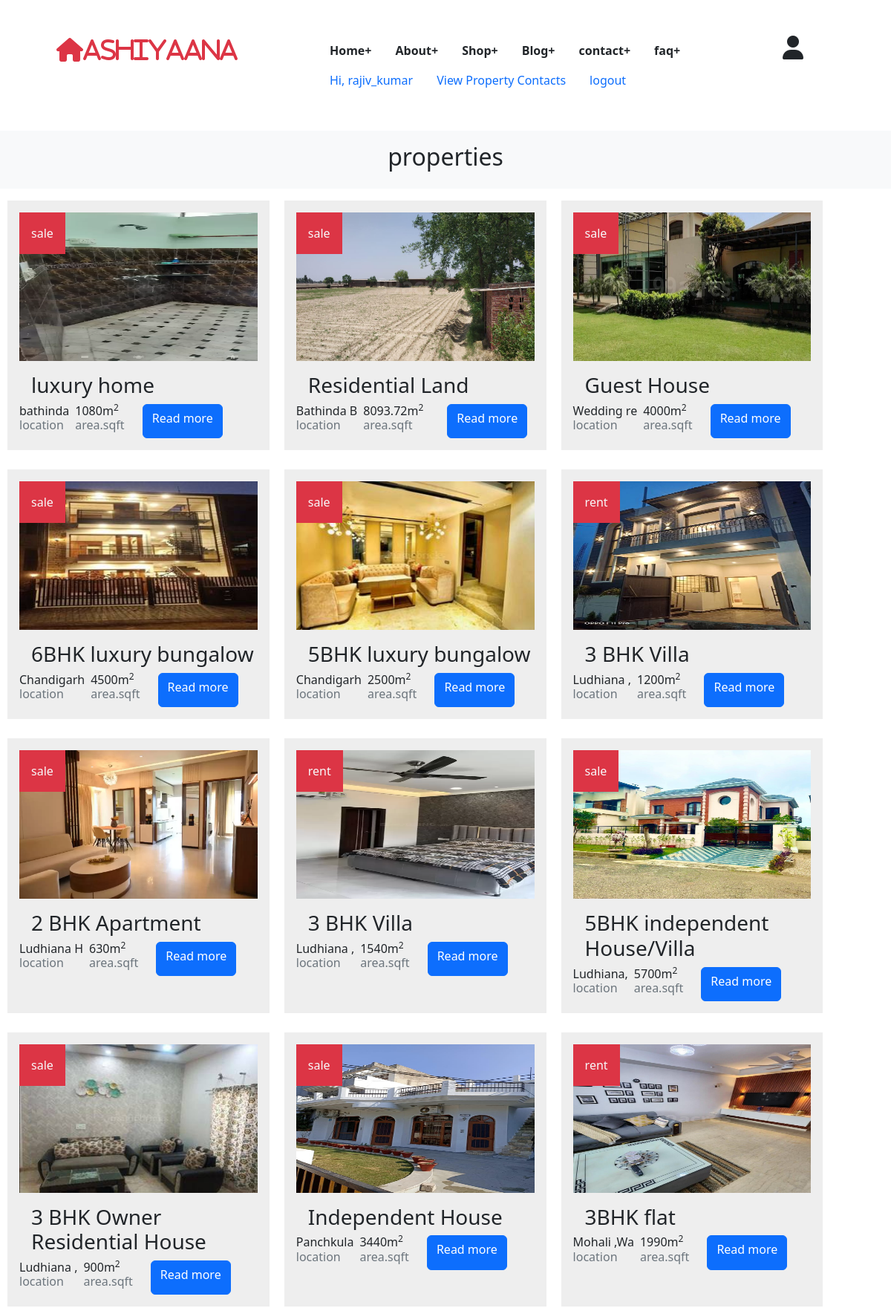
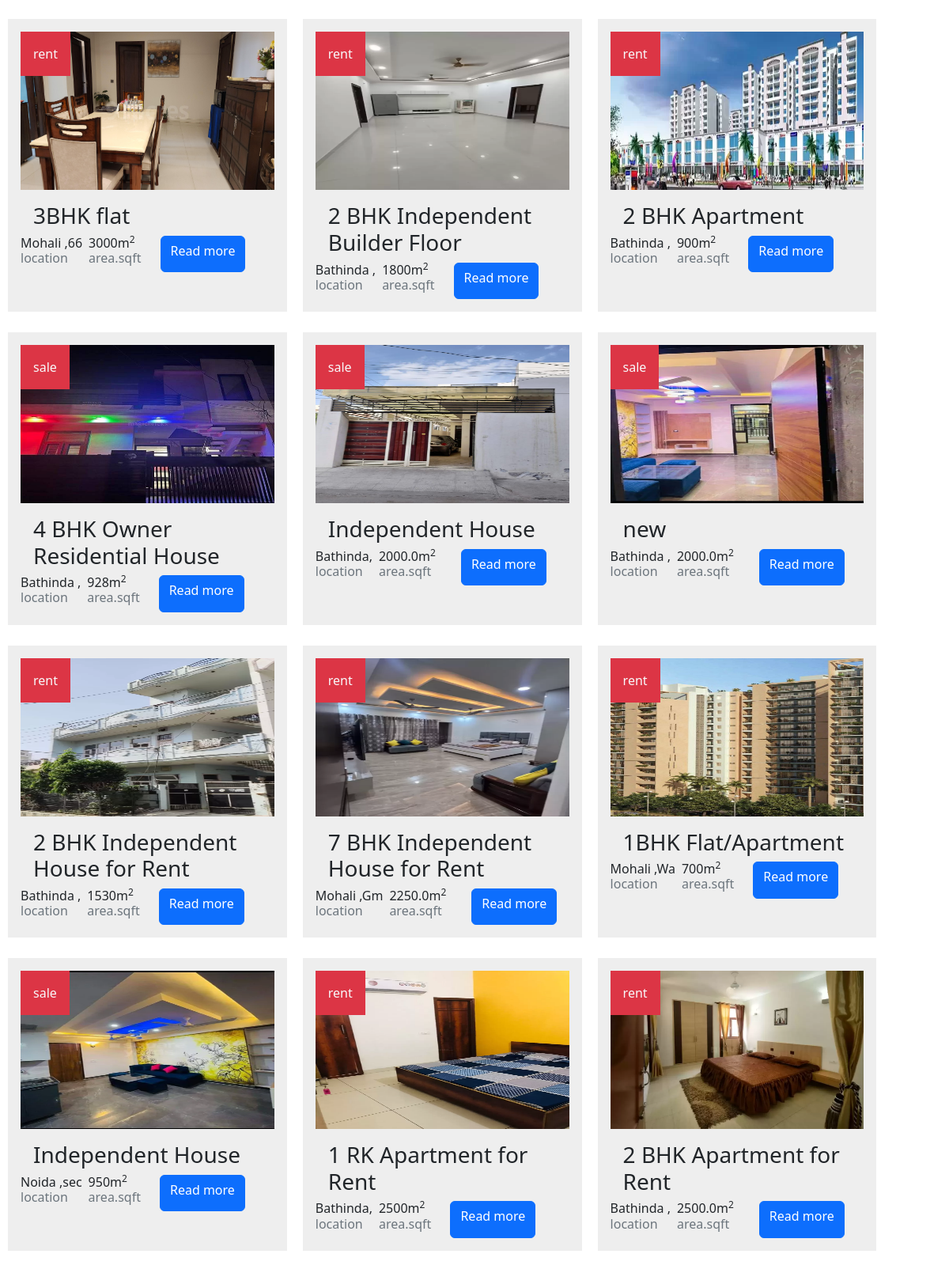
Page /shop (signed in, upper part) on the committed database (2 pictures, top to bottom).
### home/models.py (models this page shows, shortened)
class properties (models.Model):
    STATUSS=(
        ('new','new'),
        ('approved','approved')
    )
    title=models.CharField(max_length=100)
    property_type=models.CharField(max_length=100,choices=TYPE, default="")
    location=models.CharField(max_length=100,default="")
    map_location=models.TextField(default="")
    property_price=models.CharField(max_length=50)
    year_build=models.IntegerField()
    property_for=models.CharField(max_length=30,choices=REQUIREMENT, default="property for")
    description=HTMLField()
    no_of_floors=models.IntegerField(default="no of floors")
    no_of_rooms=models.IntegerField()
    no_of_bathrooms=models.IntegerField()
    area_sqft=models.CharField(max_length=50)
    parking=models.CharField(max_length=100, choices=OPTION, default="parking")
    photo1=models.ImageField(upload_to='properties/')
    photo2=models.ImageField(upload_to='properties/')
    photo3=models.ImageField(upload_to='properties/')
    photo4=models.ImageField(upload_to='properties/')
    contact_person=models.CharField( max_length=100)
    contact_no=models.CharField( max_length=100)
    userid=models.ForeignKey(User,on_delete=models.CASCADE,blank=True,null=True)
    status=models.CharField(max_length=20,default="approved",choices=STATUSS)
    class Meta:
        db_table="properties"

### home/views.py (the view)
# urls.py: path('shop',views.shop, ),
def shop(request):
    pro=properties.objects.filter(status='approved').order_by('-id')
    return render(request,"shop.html",{'pro':pro})

### templates/shop.html
{% extends 'base.html' %}
{% load static %}
{% block body %}
 <div class="row">
    <div class="col-md-12 text-center p-3 bg-light">
        <h2>properties</h2>
    </div>
    <div class="row">
    {% for s in pro %}
    <div id="box1" class="col-md-4 p-3  mt-3">
        <span class="bg-danger text-light p-3 position-absolute">{{ s.property_for }}</span>
        <img src="/media/{{ s.photo1 }}" width="100%" height="200px" >
        <h3 class="mt-3 ms-3 ">{{ s.title }}</h3>
        <div class="d-flex">
        <h6>{{s.location|slice:"0:10"}}<span class="ms-2 text-secondary"><br>location</span></h6>
        <h6>{{s.area_sqft}}m<SUP>2</SUP><span class="ms-2 text-secondary"><br>area.sqft</span></h6>
        <a href="/shopdetail/{{ s.id }}"  class="btn btn-primary  ms-4 ">Read more</a>
    </div>
    </div>
    {% endfor %}
</div>
{% endblock body%}

### templates/base.html (shortened to what this page needs)
{% load static %}
<!doctype html>
<html lang="en">
  <head>
    <link href="https://cdn.jsdelivr.net/npm/bootstrap@5.3.0-alpha1/dist/css/bootstrap.min.css" rel="stylesheet">
    <link href="https://getbootstrap.com/docs/5.3/assets/css/docs.css" rel="stylesheet">
    <link rel="stylesheet" href="{%static 'style.css'%}">
    <link href="https://unpkg.com/aos@2.3.1/dist/aos.css" rel="stylesheet">
  </head>
  <body>
    <div class="container-fluid">
  <header>
    <div class="row p-5">
      <div class="col-md-4" id="logo">
        <h2><i class="fa-solid fa-house text-danger ms-3 ">Ashiyaana</i></h2>
      </div>
      <div class="col-md-6 text-center">
        <nav>
          <ul class="nav">
            <li><a href="/index" class="nav-link text-dark fw-bold">Home+</li></a>
            <li><a href="/aboutus"class="nav-link text-dark fw-bold">About+</li></a>
            <li><a href="/shop" class="nav-link text-dark fw-bold">Shop+</li></a>
            <li><a href="/blog"class="nav-link text-dark fw-bold">Blog+</li></a>
            <li><a href="/contact"class="nav-link text-dark fw-bold">contact+</li></a>
            <li><a href="/faq"class="nav-link text-dark fw-bold">faq+</li></a>
            {% if user.is_authenticated %}
            <li><a href="/"  class="nav-link">Hi,  {{ user.username }}</a></li>
            <li><a href="/viewcomments/"  class="nav-link">View Property Contacts</a></li>
            <li><a href="/logout/" class="nav-link">logout</a></li>
            {% else %}
            <li><a href="/signup/" class="nav-link text-dark fw-bold">Register+</a></li>
            <li><a href="/login/" class="nav-link text-dark fw-bold">login</a></li>
            {% endif %}
          </ul>
        </nav>
      </div>
      <div class="col-md-2 text-center">
        <i class="fa fa-user ms-3 fs-2 "></i>
      </div>
    </div>
  </header>
  {% block body %}
  {% endblock body %}
          </div>
        </div>
</body>
</html>

### static/style.css (style rules this page uses)
#logo { background-color: white; }
#box1 { width: 30%; border: 30px solid rgb(243, 238, 238); border: 20px; margin: 10px; box-sizing:border-box; background: #eee; }

### rows in the picture
properties: property_for "sale", photo1 (picture), title "luxury home", location "bathinda", area_sqft "1080"
properties: property_for "sale", photo1 (picture), title "Residential Land", location "Bathinda B", area_sqft "8093.72"
properties: property_for "sale", photo1 (picture), title "Guest House", location "Wedding re", area_sqft "4000"
properties: property_for "sale", photo1 (picture), title "6BHK luxury bungalow", location "Chandigarh", area_sqft "4500"
properties: property_for "sale", photo1 (picture), title "5BHK luxury bungalow", location "Chandigarh", area_sqft "2500"
properties: property_for "rent", photo1 (picture), title "3 BHK Villa", location "Ludhiana ,", area_sqft "1200"
properties: property_for "sale", photo1 (picture), title "2 BHK Apartment", location "Ludhiana H", area_sqft "630"
properties: property_for "rent", photo1 (picture), title "3 BHK Villa", location "Ludhiana ,", area_sqft "1540"
properties: property_for "sale", photo1 (picture), title "5BHK independent House/Villa", location "Ludhiana,", area_sqft "5700"
properties: property_for "sale", photo1 (picture), title "3 BHK Owner Residential House", location "Ludhiana ,", area_sqft "900"
properties: property_for "sale", photo1 (picture), title "Independent House", location "Panchkula", area_sqft "3440"
properties: property_for "rent", photo1 (picture), title "3BHK flat", location "Mohali ,Wa", area_sqft "1990"
properties: property_for "rent", photo1 (picture), title "3BHK flat", location "Mohali ,66", area_sqft "3000"
properties: property_for "rent", photo1 (picture), title "2 BHK Independent Builder Floor", location "Bathinda ,", area_sqft "1800"
properties: property_for "rent", photo1 (picture), title "2 BHK Apartment", location "Bathinda ,", area_sqft "900"
properties: property_for "sale", photo1 (picture), title "4 BHK Owner Residential House", location "Bathinda ,", area_sqft "928"
properties: property_for "sale", photo1 (picture), title "Independent House", location "Bathinda,", area_sqft "2000.0"
properties: property_for "sale", photo1 (picture), title "new", location "Bathinda ,", area_sqft "2000.0"
properties: property_for "rent", photo1 (picture), title "2 BHK Independent House for Rent", location "Bathinda ,", area_sqft "1530"
properties: property_for "rent", photo1 (picture), title "7 BHK Independent House for Rent", location "Mohali ,Gm", area_sqft "2250.0"
properties: property_for "rent", photo1 (picture), title "1BHK Flat/Apartment", location "Mohali ,Wa", area_sqft "700"
properties: property_for "sale", photo1 (picture), title "Independent House", location "Noida ,sec", area_sqft "950"
properties: property_for "rent", photo1 (picture), title "1 RK Apartment for Rent", location "Bathinda,", area_sqft "2500"
properties: property_for "rent", photo1 (picture), title "2 BHK Apartment for Rent", location "Bathinda ,", area_sqft "2500.0"

### other values in the picture
{{ user.username }} "rajiv_kumar"
